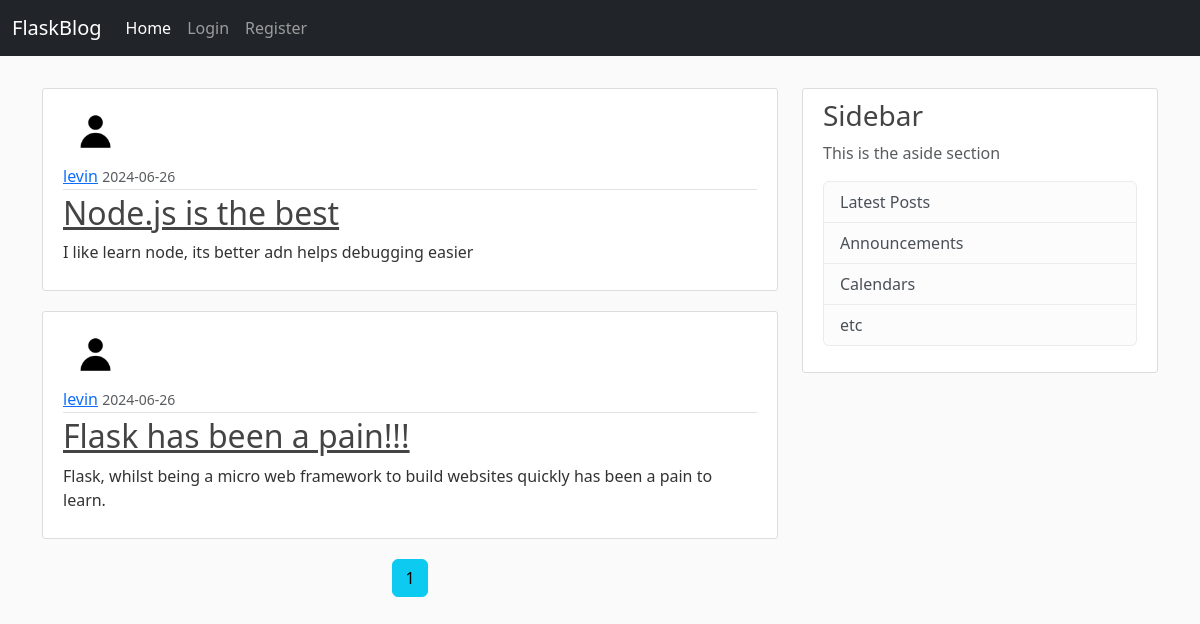
Page /home on the earlier database version.
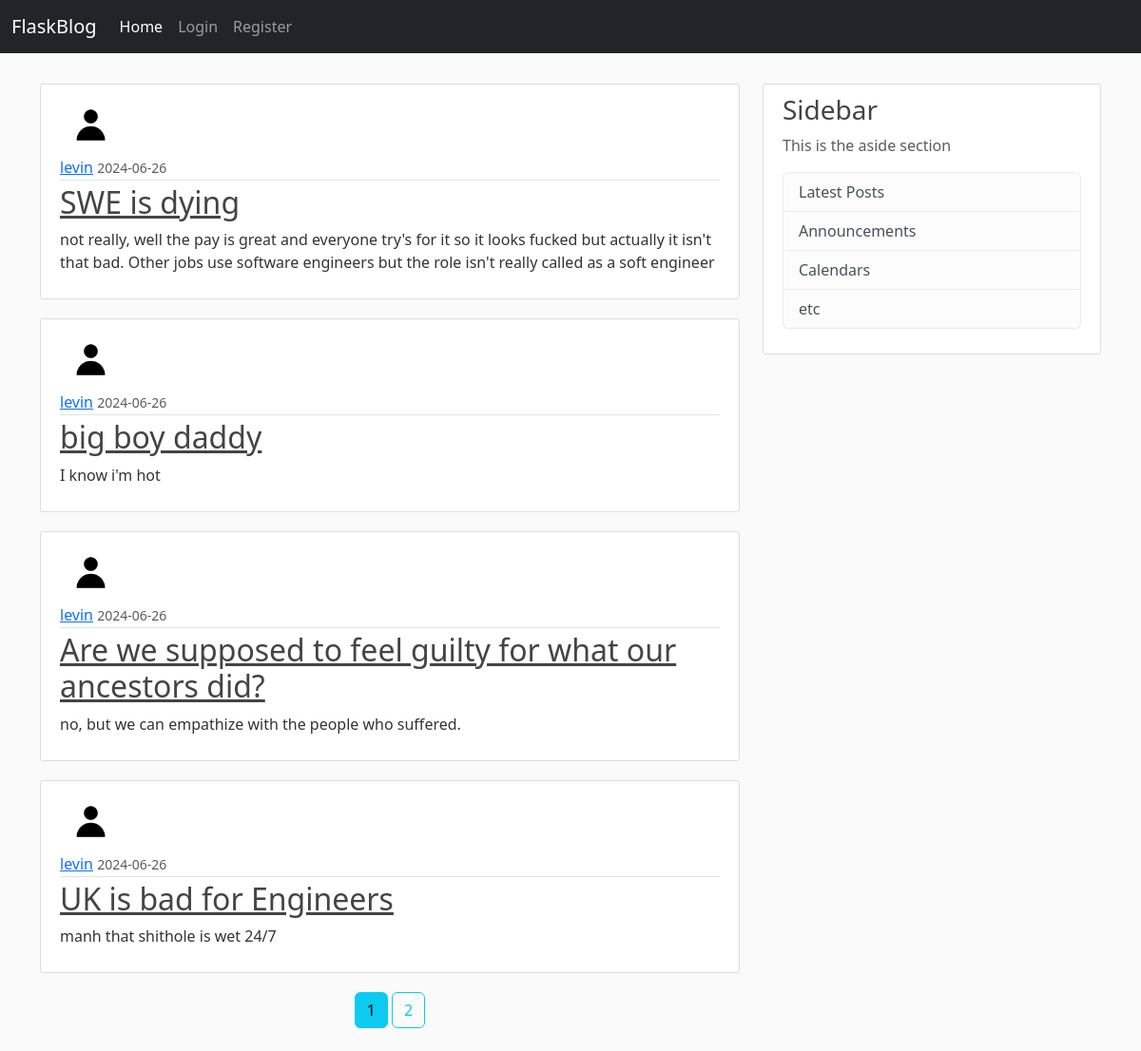
Same page on the later database version.
### flaskblog/models.py (models this page shows, shortened)
class Post(db.Model):
    id = db.Column(db.Integer, primary_key=True)
    title = db.Column(db.String(100), nullable=False)
    date_posted = db.Column(db.DateTime, nullable=False, default=datetime.utcnow)
    content = db.Column(db.Text, nullable=False)
    user_id = db.Column(db.Integer, db.ForeignKey('user.id'), nullable=False)

class User(db.Model, UserMixin):
    id = db.Column(db.Integer, primary_key=True)
    username = db.Column(db.String(30), nullable=False)
    email = db.Column(db.String(100), nullable=False, unique=True)
    image_file = db.Column(db.String(20), nullable=False, default='default.jpg')
    password = db.Column(db.String(60), nullable=False)
    posts = db.relationship('Post', backref='author', lazy=True)

### flaskblog/routes.py (the view)
@app.route("/")
@app.route("/home")
def home():
    page = request.args.get('page', 1, type=int) # gets the page number from the URL
    posts = Post.query.order_by(Post.date_posted.desc()).paginate(page=page, per_page=4)
    return render_template('home.html', posts=posts)

### flaskblog/templates/home.html (shortened to what this page needs)
{% extends "base.html" %}
{% block content %}
    {% for post in posts.items %}
        <article class="media-body content-section">
            <img src="{{ url_for('static', filename='images/' + post.author.image_file) }}" alt="user profile picture" class="rounded-circle article-img">
            <div class="article-metadata">
                <a class="mr-2" href="#">{{ post.author.username }}</a>
                <small class="text-muted">{{ post.date_posted.strftime('%Y-%m-%d') }}</small>
            </div>
            <h2><a class="article-title" href="{{ url_for('post', post_id = post.id) }}">{{ post.title }}</a></h2>
            <p class="article-content">{{ post.content }}</p>
        </article>
    {% endfor %}
    <center>
        {% for page_num in posts.iter_pages(left_edge=1, right_edge=1, left_current=1, right_current=2) %}
            {% if page_num %}
                {% if posts.page == page_num %}
                    <a href="{{ url_for('home', page=page_num) }}" class="btn btn-info mb-4">{{ page_num }}</a>
                {% else %}
                    <a href="{{ url_for('home', page=page_num) }}" class="btn btn-outline-info mb-4">{{ page_num }}</a>
                {% endif %}
            {% else %}
                ...
            {% endif %}
        {% endfor %}
    </center>
{% endblock %}

### flaskblog/templates/base.html (shortened to what this page needs)
<!DOCTYPE html>
<html lang="en">
<head>
    <link rel="stylesheet" href="https://cdn.jsdelivr.net/npm/bootstrap@5.3.3/dist/css/bootstrap.min.css" rel="stylesheet">
    <link rel="stylesheet" href="{{ url_for('static', filename='main.css') }}">
</head>
<body>
      <nav class="navbar navbar-expand-lg navbar-dark bg-dark">
        <div class="container-fluid">
          <a class="navbar-brand" href="#">FlaskBlog</a>
          <div class="collapse navbar-collapse" id="navbarNav">
            <ul class="navbar-nav">
              <li class="nav-item">
                <a class="nav-link active" aria-current="page" href="#">Home</a>
              </li>
              {% if current_user.is_authenticated %}
              <li class="nav-item">
                <a class="nav-link" href="{{ url_for('new_post') }}">Create Post</a>
              </li>
              <li class="nav-item">
                <a class="nav-link" href="{{ url_for('logout') }}">Logout</a>
              </li>
              <li class="nav-item">
                <a class="nav-link" href="{{ url_for('account') }}">Account</a>
              </li>
              {% else %}
              <li class="nav-item">
                <a class="nav-link" href="{{ url_for('login') }}">Login</a>
              </li>
              <li class="nav-item">
                <a class="nav-link" href="{{ url_for('register') }}">Register</a>
              </li>
              {% endif %}
            </ul>
          </div>
        </div>
      </nav>
    <main role="main" class="container">
      <div class="row">
        <div class="col-md-8">
          {% block content %}{% endblock %}
        </div>
        <div class="col-md-4">
          <div class="content-section">
            <h3>Sidebar</h3>
            <p class="text-muted">This is the aside section
              <ul class="list-group">
                <li class="list-group-item list-group-item-light">Latest Posts</li>
                <li class="list-group-item list-group-item-light">Announcements</li>
                <li class="list-group-item list-group-item-light">Calendars</li>
                <li class="list-group-item list-group-item-light">etc</li>
              </ul>
            </p>
          </div>
        </div>
      </div>
    </main>
</body>
</html>

### flaskblog/static/main.css (style rules this page uses)
body { background: #fafafa; color: #333333; }
main { margin-top: 2rem; }
h1, h2, h3, h4, h5, h6 { color: #444444; }
.content-section { background: #ffffff; padding: 10px 20px; border: 1px solid #dddddd; border-radius: 3px; margin-bottom: 20px; }
.article-title { color: #444444; }
.article-content { white-space: pre-line; }
.article-img { height: 65px; width: 65px; margin-right: 16px; }
.article-metadata { padding-bottom: 1px; margin-bottom: 4px; border-bottom: 1px solid #e3e3e3 }

Differences in the rows shown:
no longer on this page (row unchanged): Post: image_file (placeholder picture), author.username "levin", date_posted "2024-06-26", title "Node.js is the best", content "I like learn node, its better adn helps debugging easier"
no longer on this page (row unchanged): Post: image_file (placeholder picture), author.username "levin", date_posted "2024-06-26", title "Flask has been a pain!!!", content "Flask, whilst being a micro web framework to build websites quickly has been a pain to learn."
added Post: image_file (placeholder picture), author.username "levin", date_posted "2024-06-26", title "SWE is dying", content "not really, well the pay is great and everyone try's for it so it looks fucked but actually it isn't that bad. Other jobs use software engineers but the role isn't really called as a soft engineer"
added Post: image_file (placeholder picture), author.username "levin", date_posted "2024-06-26", title "big boy daddy", content "I know i'm hot"
added Post: image_file (placeholder picture), author.username "levin", date_posted "2024-06-26", title "Are we supposed to feel guilty for what our ancestors did?", content "no, but we can empathize with the people who suffered."
added Post: image_file (placeholder picture), author.username "levin", date_posted "2024-06-26", title "UK is bad for Engineers", content "manh that shithole is wet 24/7"
Other differences:
new list line: "2"
